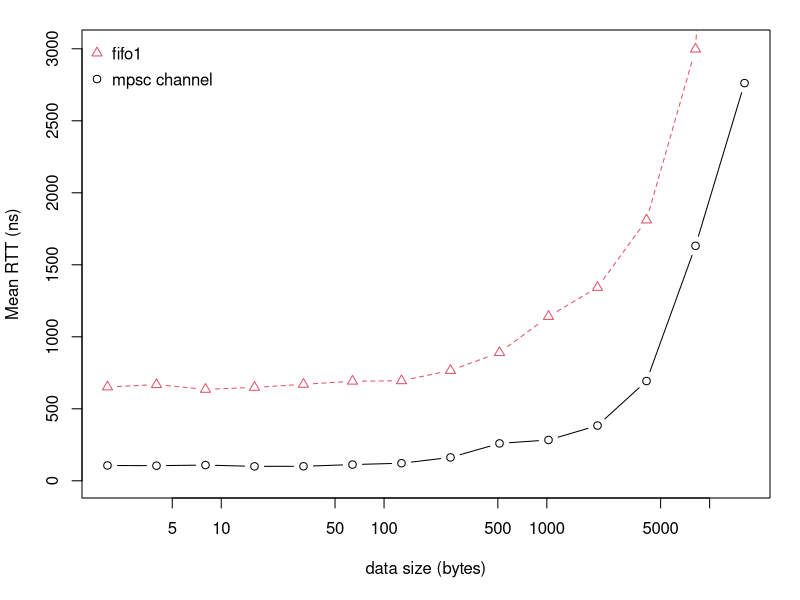
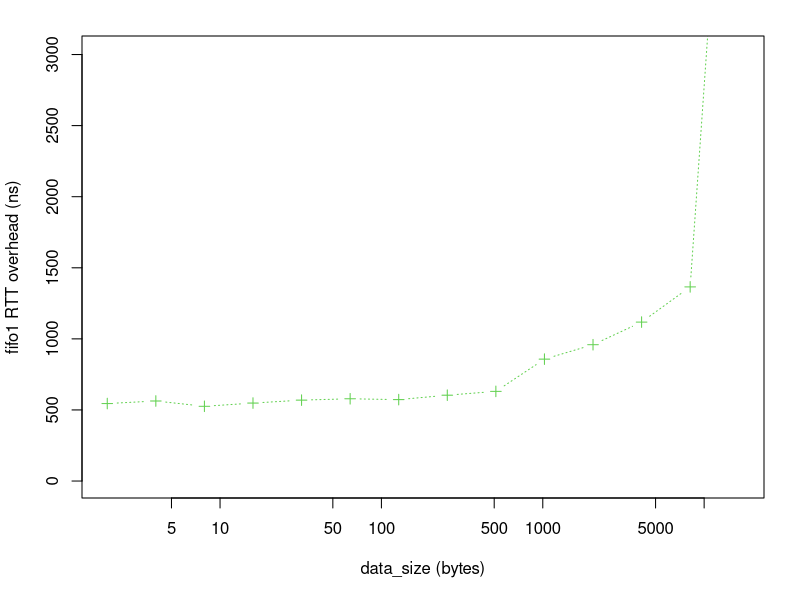
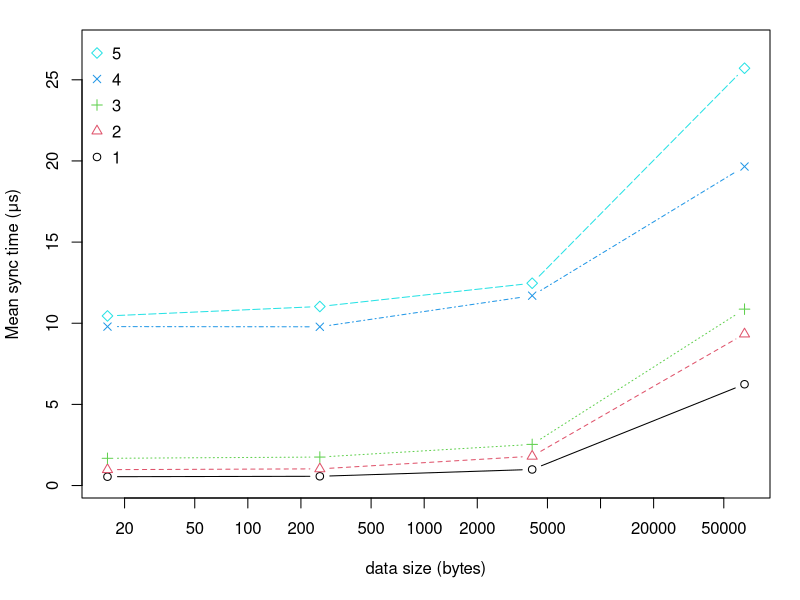
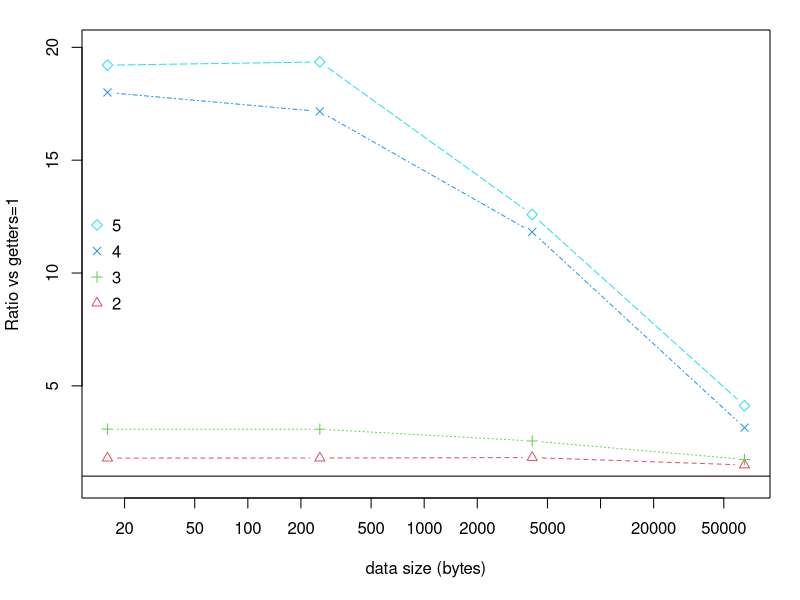
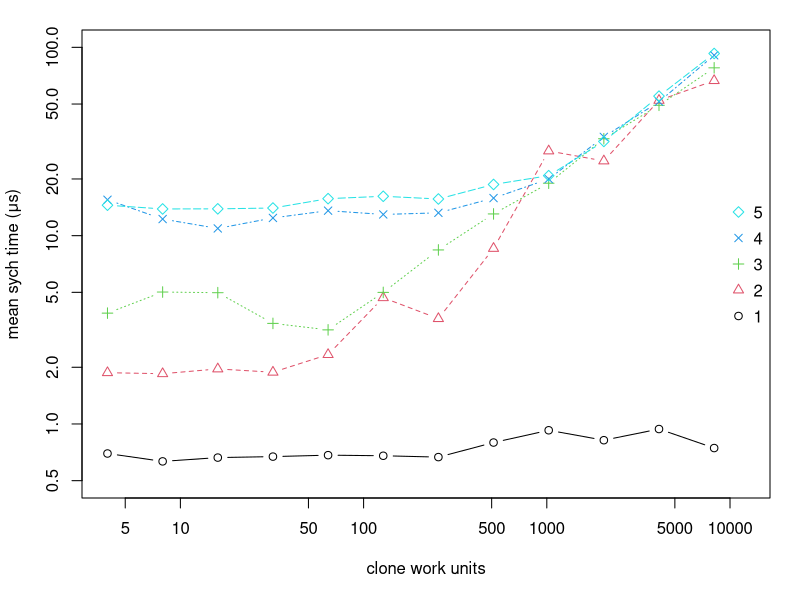
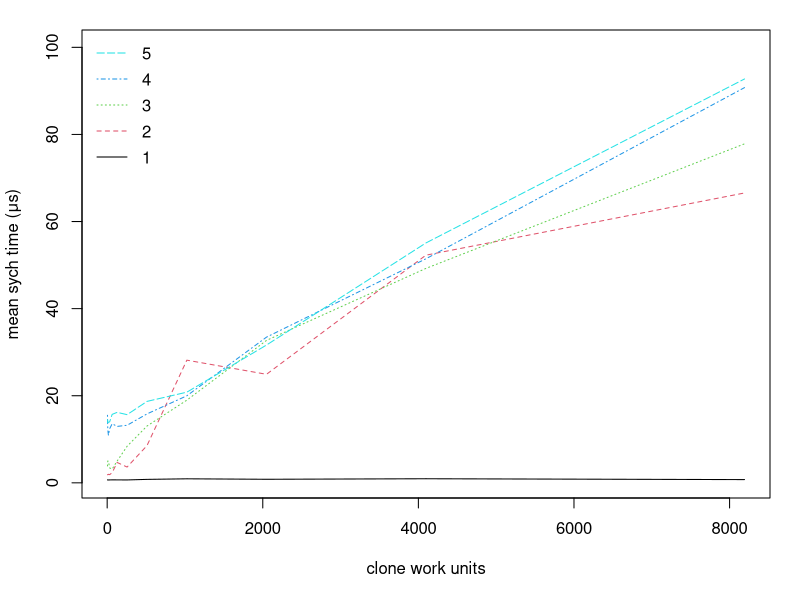
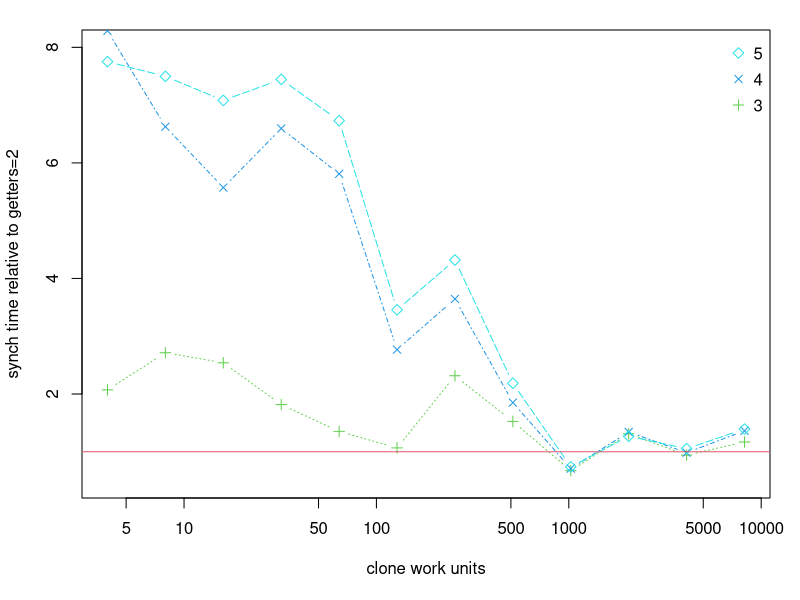
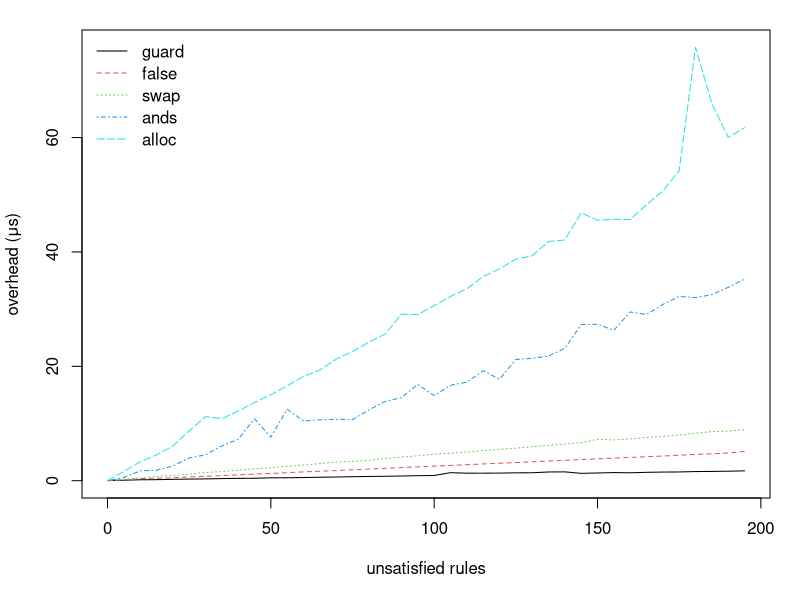

Source code (R) for these figures, in order: (Note: this script raises an error after producing the figures.)
setwd("C:/Users/chris/OneDrive/Documents/LaTeX/Msc2/experiments")

mypng <- function(filename) {
  png(
    filename,
    width     = 3.1,
    height    = 2.8,
    units     = "in",
    res       = 1000,
    pointsize = 9
  )
}
mypngbig <- function(filename) {
  png(
    filename,
    width     = 4.2,
    height    = 3.35,
    units     = "in",
    res       = 1000,
    pointsize = 9
  )
}
thou = 1000
bil = thou*thou*thou
#####################################################################
### RTT. measuring Reo's fifo1 on a single thread vs mpsc
### x represents changing data size in bytes (0,1,2,4,8,16)  x gives q where bytes=q&2-1
### 100_000 data movements
### 10 reps with fresh proto objects

x = c(0, 2^(1:14))
reps = 100000
mpsc = c(9.29991, 10.65254, 10.5035, 10.92912, 10.03323, 10.07968, 11.2787,
         12.20944, 16.24493, 25.9815, 28.36046, 38.37119,
         69.29128, 163.17103, 276.16403);
reo = c(63.13461, 65.14954, 66.80122, 63.49879, 64.86871, 66.98967, 69.14193,
      69.47564, 76.61765, 89.04745, 114.10968, 134.26562,
      181.08886, 299.73297, 903.00934);

mypng("rtt_0.png")
op <- par(mar = c(5.1, 4.1, 1.5, 1.5))
dat = matrix(c(mpsc, reo), ncol=2)
matplot(x, dat/reps/thou*bil, log='x', type='b', pch=1:2, xlab="data size (bytes)",
     ylim=c(1, 3010), ylab = "Mean RTT (ns)")
revd=c(2,1)
legend("topleft", legend=c("fifo1", "mpsc channel") , col=revd,  ncol=1, 
       y.intersp=1.3, cex=1, xjust=0, bty = "n", pch=revd
)
dev.off()

mypng("rtt_1.png")
op <-par(mar = c(5.1, 4.1, 1.8, 1.8))
dat = matrix(c(reo, mpsc), ncol=2)
plot(x, (reo-mpsc)/reps/thou*bil, log='x', type='b', pch=3, col=3, lty=3,
     xlab="data_size (bytes)", ylim=c(1, 3010), ylab = "fifo1 RTT overhead (ns)")
dev.off()


#########################################################
### "SIMO" group getting. N-way replicator with COPY type data
### x represents changing data size in bytes (0,1,2,4,8,16)  x gives q where bytes=q&2-1
### 25_000 data movements
### 100 reps with fresh proto objects

x = c(0,2^4,2^8,2^12,2^16);
getters1 = c(532, 544, 570, 990, 6241);
getters2 = c(941, 979, 1028, 1805, 9336);
getters3 = c(1712, 1678, 1755, 2534, 10868);
getters4 = c(9735, 9792, 9781, 11697, 19656);
getters5 = c(11339, 10450, 11031, 12465, 25713)

mypng("simo_copy_0.png")
op <- par(mar = c(5.1, 4.1, 1.5, 1.5))
dat = matrix(c(getters1, getters2, getters3, getters4, getters5), ncol=5)
matplot(x, dat/thou, log='x', type='b', pch=1:5, xlab="data size (bytes)", col=1:5, lty=1:5,
     ylim=c(0.3, 27), ylab = "Mean sync time (μs)")
revd = rev(1:5)
legend("topleft", legend=revd , col=revd,  ncol=1,
       y.intersp=1.3, cex=1, xjust=0, bty = "n", pch=revd
)
dev.off()


### now plotted relative to getters=1
mypng("simo_copy_1.png")
op <- par(mar = c(5.1, 4.1, 1.5, 1.5))
dat = matrix(c(getters2/getters1, getters3/getters1, getters4/getters1, getters5/getters1), ncol=4)
matplot(x, dat, log='x', type='b', pch=2:5, xlab="data size (bytes)",
     ylim=c(0.8, 20), ylab = "Ratio vs getters=1", col=2:5, lty=2:5)

abline(h=1, col=1, lty=1)
revd = rev(2:5)
legend("left", legend=revd , col=revd,  ncol=1,
       y.intersp=1.3, cex=1, xjust=0, bty = "n", pch=revd
)
dev.off()


#########################################################
### "SIMO cloning" group getting. N-way replicator with CLONE type data
### x is the time in WORK UNITS for some arbitrary clone operation.

x =        c(4,     8,     16,    32,    64,    128,   256,   512,   1024,  2048,  4096,  8192);
getters1 = c(697,   633,   663,   671,   683,   678,   667,   797,   926,   820,   940,   745);
getters2 = c(1872,  1849,  1960,  1883,  2336,  4682,  3626,  8554,  28168, 24925, 52270, 66560);
getters3 = c(3878,  5019,  4979,  3421,  3161,  4996,  8398,  13045, 18986, 32706, 49233, 77842);
getters4 = c(15510, 12252, 10923, 12419, 13574, 12961, 13218, 15832, 19988, 33457, 51436, 90750);
getters5 = c(14513, 13862, 13880, 14020, 15721, 16185, 15658, 18702, 20822, 31647, 55072, 92740);

mypng("clone_compete_0.png")
op <- par(mar = c(5.1, 4.1, 1.5, 1.5))
dat <- matrix(c(getters1, getters2, getters3, getters4, getters5), ncol=5);
matplot(x, dat/thou, log='xy', type="b", pch=1:5, xlab="clone work units",
        ylim=c(0.5, 100), ylab = "mean sych time (μs)", col=1:5, lty=1:5, xlim=c(4, 12000))
revd = rev(1:5)
legend("right", legend=revd , col=revd,  ncol=1,
       y.intersp=1.3, cex=1, xjust=0, bty = "n", pch=revd)
dev.off()

mypng("clone_compete_1.png")
op <- par(mar = c(5.1, 4.1, 1.5, 1.5))
dat = matrix(c(getters1, getters2, getters3, getters4, getters5), ncol=5)
matplot(x, dat/thou, log='', type="l", xlab="clone work units",
     ylim=c(0.5, 100), ylab = "mean sych time (μs)", col=1:5, lty=1:5)
revd=rev(1:5)
legend("topleft", legend=revd , col=revd,  ncol=1,
       y.intersp=1.3, cex=1, xjust=0, bty = "n", lty=revd)
dev.off()


mypngbig("clone_compete_2.png")
op <- par(mar = c(5.1, 4.1, 1.5, 1.5))
dat <- matrix(c(getters3/getters2, getters4/getters2, getters5/getters2), ncol=3);
matplot(x, dat, log='x', type="b", pch=3:5, xlab="clone work units",
     ylim=c(0.5, 8), ylab = "synch time relative to getters=2", col=3:5, lty=3:5)
abline(h=1, col=2)
revd = rev(3:5)
legend("topright", legend=revd , col=revd,  ncol=1,
       y.intersp=1.3, cex=1, xjust=0, bty = "n", pch=revd)
dev.off()



#########################################################
### TIME TAKEN FOR TRAVERSING BOGUS RULES
x = seq(from=0, to=195, by=5);

# false guard
y1 = c(266, 320, 401, 419, 478, 519, 554, 610, 651, 662, 743, 757,
       791, 846, 881, 934, 980, 1012, 1058, 1118, 1150, 1642, 1550,
       1556, 1570, 1613, 1626, 1764, 1782, 1525, 1586, 1660, 1621,
       1704, 1750, 1765, 1840, 1858, 1899, 1959);

# check false
y2 = c(244, 373, 611, 675, 751, 895, 1008, 1134, 1257, 1391, 1511, 1635, 1780, 1895, 2011, 2153, 2278, 2405, 2533, 2661, 2786, 2911, 3039, 3170, 3287, 3420, 3540, 3682, 3819, 3929, 4065, 4194, 4310, 4426, 4554, 4695, 4828, 4940, 5078, 5352);

# swap then check false
y2b = c(247, 477, 698, 996, 1160, 1369, 1680, 1840, 2082, 2313, 2505, 2760,
        2970, 3224, 3515, 3606, 3801, 4131, 4354, 4592, 4872, 5048, 5267,
        5505, 5732, 5929, 6178, 6419, 6645, 6895, 7477, 7353, 7554, 7799,
        7986, 8209, 8545, 8822, 8922, 9183);

# 5x5 nested ands
y3 = c(245, 805, 1959, 2055, 2802, 4219, 4758, 6340, 7473, 11064,
       7851, 12751, 10694, 10875, 10974, 10919, 12607, 14100, 14769, 17073,
       15114, 16913, 17482, 19473, 17983, 21433, 21630, 22035, 23387, 27550,
       27602, 26537, 29749, 29304, 31060, 32466, 32249, 32769, 34042, 35496);

# check alloc
y4 = c(271, 1845, 3533, 4751, 6293, 8941, 11445, 11088, 12416, 13894,
       15267, 16816, 18475, 19574, 21496, 22855, 24483, 25874, 29374,
       29293, 30857, 32457, 33821, 35937, 37297, 38989, 39578, 42063,
       42334, 47088, 45782, 45958, 45899, 48499, 50892, 54469, 76016,
       66190, 60281, 61970);

leggy = c("guard", "false",  "swap", "ands", "alloc");
mypng("check_time_0.png")
 op <- par(mar = c(5.1, 4.1, 1.5, 1.5))
dat <- matrix(c(y1-239, y2-239, y2b-239, y3-239, y4-239), ncol=5);
matplot(x, dat/thou, type="l", lty=1:5, col=1:5, ylab="overhead (μs)", xlab="unsatisfied rules") #plot
legend("topleft", legend=leggy , col=1:5,  ncol=1,
       y.intersp=1.1, cex=1, xjust=0, bty = "n", lty=1:5)
dev.off()

mypng("check_time_1.png")
 op <- par(mar = c(5.1, 4.1, 1.5, 1.5))
matplot(x, dat/thou, type="l", lty=1:5, col=1:5, log='y', ylim=c(0.07, 80), ylab="overhead (ns)", xlab="unsatisfied rules") #plot
legend("bottomright", legend=leggy , col=1:4,  ncol=2,
       y.intersp=1.1, cex=1, xjust=0, bty = "n", lty=1:5)
dev.off()



###################################################
### bitset effectiveness. comparing normal hashset to bitset for the SUBSET operation
x = c(2^(0:12));
bits1 = c(92, 94, 91, 76, 128, 102, 83, 104, 111, 118, 138, 141, 240);
bits5 = c(88, 77, 82, 83, 89, 90, 192, 93, 71, 66, 236, 135, 158);
bits9 = c(81, 85, 82, 90, 105, 93, 89, 85, 102, 150, 119, 125, 200);
set1 = c(72, 105, 94, 70, 88, 117, 161, 277, 484, 918, 2027, 3519, 7258);
set5 = c(66, 124, 96, 122, 179, 513, 838, 1335, 2673, 3986, 11548, 18570, 32123);
set9 = c(61, 145, 103, 140, 219, 617, 1217, 1919, 2922, 5501, 12790, 23882, 54884);

leggy = c("10% full", "50% full", "90% full")

mypng("bits_0.png")
dat <- matrix(c(bits1, bits5, bits9), ncol=3);
 op <- par(mar = c(5.1, 4.1, 1.5, 1.5))
matplot(x, dat, type="b", pch=1:3, lty=1:3, col=1:3, log='x', ylab="run time (ns)", xlab="number of ports", ylim=c(0, 280)) #plot
legend("topleft", legend=leggy , col=1:3,  ncol=1,
       y.intersp=1.1, cex=1, xjust=0, bty = "n", pch=1:3)
dev.off()


mypng("bits_1.png")
dat <- matrix(c(set1/bits1, set5/bits5, set9/bits9), ncol=3);
 op <- par(mar = c(5.1, 4.1, 1.5, 1.5))
matplot(x, dat, type="b", pch=1:3, lty=1:3, col=1:3, log='xy', ylim=c(0.6, 320), ylab="speedup", xlab="number of ports") #plot
abline(h=1, lty=3, col=3)
legend("topleft", legend=leggy , col=1:3,  ncol=1,
       y.intersp=1.1, cex=1, xjust=0, bty = "n", pch=1:3)
dev.off()




###################################################
## isolated gets
x1 = 1:20
java8 = c(13450, 14239, 11348, 11086, 13324, 15790, 17781, 19612, 21592, 23142,
          25529, 29588, 30348, 32504, 37723, 40388, 40695, 43408, 46420, 47324);

rs8 = c(228, 699, 1405, 1825, 2413, 1803, 2098, 2206, 2264, 2584,
        2637, 2809, 2942, 3188, 3525, 3804, 3841, 3972, 4944, 4523);

rs0 = c(232, 691, 1429, 1455, 1616, 1767, 2023, 2056, 2102, 2345,
       2455, 2731, 2802, 2995, 3154, 3431, 3489, 3784, 3874, 4184);

rs1k = c(296, 663, 1429, 1797, 2167, 1883, 2034, 2511, 2300, 2442,
         2611, 3141, 3098, 3038, 3263, 3461, 3615, 3787, 3951, 4198);

rs8k = c(596, 837, 1533, 2038, 1903, 1950, 2115, 2320, 2297, 2388,
         2462, 2563, 2683, 2850, 2849, 2935, 2951, 3081, 3166, 3628);

dat <- matrix(c(rs0, rs8k, java8), ncol=3);
leggy = c("rust_8", "rust_8000", "java_8");
mypng("rust_v_java_0.png")
 op <- par(mar = c(5.1, 4.1, 1.5, 1.5))
matplot(x1, dat/thou, type = "l", lty=1:3, col=1:3, log='', ylab="interaction duration (μs)", xlab="concurrent getters") #plot
legend("topleft", legend=leggy , col=1:3,  ncol=1,
       y.intersp=1.1, cex=1, xjust=0, bty = "n", lty=1:3)
dev.off()
mypng("rust_v_java_1.png")
op <- par(mar = c(5.1, 4.1, 1.5, 1.5))
matplot(x1, dat/thou, type = "l", lty=1:3, col=1:3, log='y', ylab="interaction duration (μs)", xlab="concurrent getters") #plot
legend("bottomright", legend=leggy , col=1:3,  ncol=1,
       y.intersp=1.1, cex=1, xjust=0, bty = "n", lty=1:3)
dev.off()


x2 = 1:10
java_clone = c(24028, 20681, 31330, 40265, 47562, 59921, 63577, 74591, 80451, 89866);
rs64k = c(3424, 5689, 8308, 9448, 10298, 8877, 9089, 9579, 9831, 9459,
          9701, 9645, 9919, 9810, 10384, 10061, 9743, 10026, 9943, 10108);
dat <- matrix(c(rs64k[1:10], java8[1:10], java_clone), ncol=3);
mypngbig("rust_v_java_2.png")
 op <- par(mar = c(5.1, 4.1, 1.5, 1.5))
matplot(x2, dat/thou, type = "b", pch=1:3, lty=1:3, col=1:3, log='y', ylab="interaction duration (μs)", xlab="concurrent getters") #plot
leggy = c("rust_value", "java_reference", "java_value");
legend("bottomright", legend=leggy , col=1:3,  ncol=1,
       y.intersp=1.1, cex=1, xjust=0, bty = "n", pch=1:3)
dev.off()




###################################
### reo-rs vs handmade alternator

x =          c(4,    8,    16,   32,   64,   128,  256,  512,  1024, 2048, 4096);
y_wrong___ = c(1658, 1620, 1617, 1704, 1698, 1733, 2013, 2014, 2609, 2956, 4529);
y_handmade = c(1674, 1693, 1700, 1722, 1764, 1728, 1743, 1845, 2077, 2946, 4147);
y_reorsput = c(1448, 1500, 1475, 1475, 1598, 1583, 1893, 1912, 2281, 3316, 7865);
y_crossbea = c(1097, 1198, 1072, 1134, 1060, 1126, 1175, 1347, 1470, 2373, 3454);
dat <- matrix(c(y_handmade, y_reorsput), ncol=2);

mypngbig("alternator.png")
op <- par(mar = c(5.1, 4.1, 1.5, 1.5))
dat = matrix(c(y_crossbea, y_reorsput), ncol=2)
matplot(x, dat/thou, type = "b", lty=1:2, col=1:2, log='x', ylab="interaction duration (μs)", xlab="data size (bytes)", pch=1:2, ylim=c(0,8)) #plot
lines(c(1024, 2048, 4096), c(2164, 2941, 6062)/thou, type="b", col=3, pch=3)
revd=c(2,3,1)
legend("topleft", legend=c("reo-rs", "reo-rs (unsafe reference API)","handmade") , col=revd,  ncol=1,
       y.intersp=1.1, cex=1, xjust=0, bty = "n", pch=revd)
dev.off()




############################
### mem refpass
# clone type data 8192 (moving through fifoM connector)
put_get = c(4971, 5063, 5121, 5235, 5290, 5385, 5523, 5700, 5828, 5988, 6604, 6357, 6380, 6561, 6783, 7013, 7180, 7531, 7893, 7929, 8022, 8259)
rawput_get = c(3305, 3419, 3450, 3506, 3539, 3701, 3759, 3953, 4232, 4309, 4512, 4612, 4690, 5075, 5159, 5436, 5524, 5708, 5928, 6157, 6503, 6737)
rawput_getsig = c(1558, 1578, 1651, 1751, 1880, 2008, 2215, 2507, 2461, 2523, 2630, 2794, 2941, 3098, 3320, 3661, 3667, 3960, 4237, 4382, 4611, 4848)
mypngbig("fifo_m.png")
op <- par(mar = c(5.1, 4.1, 1.5, 1.5))
dat = matrix(c(put_get, rawput_get, rawput_getsig), ncol=3)
matplot(x=(1:22), dat/thou, ylim=c(0, max(taken)/thou*1.16), type='b', ylab="duration (μs)", xlab="fifo buffer slots", pch=1:3, lty=1:3)
leggy = c("both", "only_get", "neither")
legend("topleft", legend=leggy , col=1:3,  ncol=1,
       y.intersp=1.1, cex=1, xjust=0, bty = "n", pch=1:3)
dev.off()
